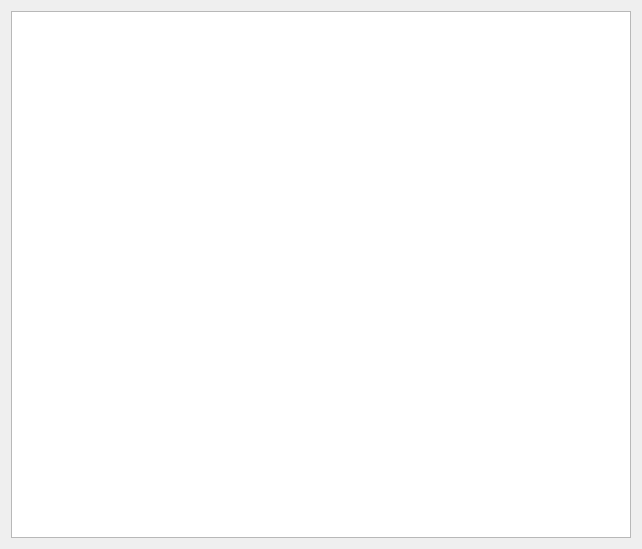
<?xml version="1.0" encoding="UTF-8"?>
<ui version="4.0">
 <class>ClientSelector</class>
 <widget class="QWidget" name="ClientSelector">
  <property name="geometry">
   <rect>
    <x>0</x>
    <y>0</y>
    <width>642</width>
    <height>549</height>
   </rect>
  </property>
  <property name="windowTitle">
   <string>客户端选择器</string>
  </property>
  <layout class="QVBoxLayout" name="verticalLayout">
   <item>
    <widget class="QListWidget" name="client_list_">
     <property name="movement">
      <enum>QListView::Static</enum>
     </property>
     <property name="viewMode">
      <enum>QListView::IconMode</enum>
     </property>
    </widget>
   </item>
  </layout>
 </widget>
 <resources/>
 <connections/>
</ui>
